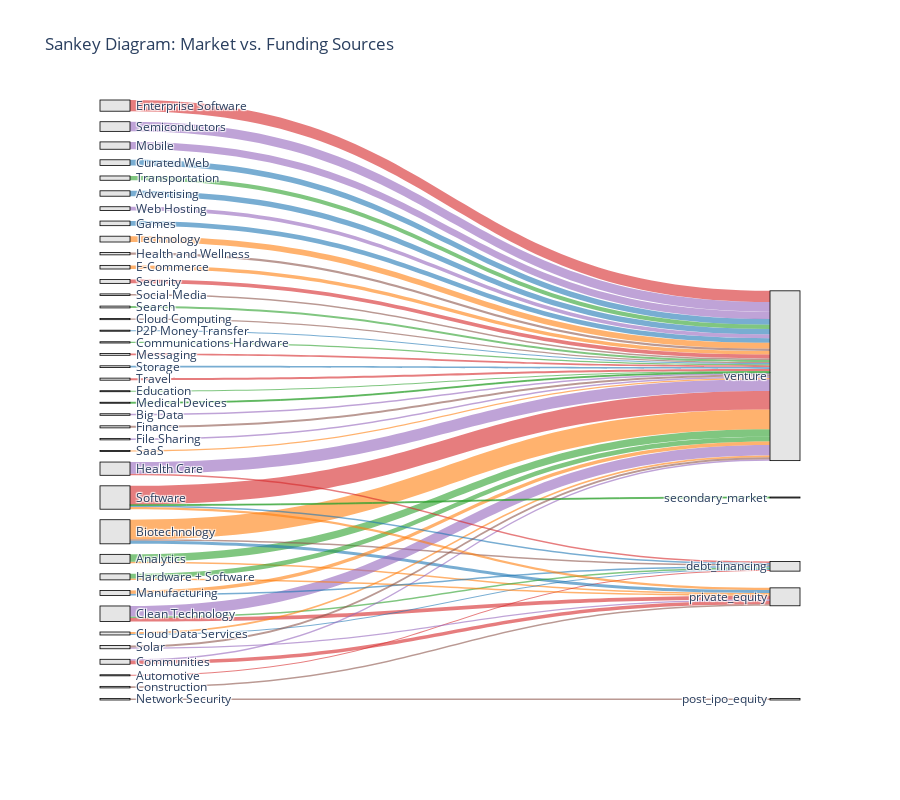

Source (notebook cell):
### Code cell
import pandas as pd
import plotly.graph_objects as go

# Load the dataset
file_path = "data.csv"
df = pd.read_csv(file_path, encoding="ISO-8859-1")

# Standardize column names
df.columns = df.columns.str.strip().str.lower().str.replace(" ", "_")

# Selecting relevant columns (Market and Funding Sources)
market_column = "market"
funding_sources = [
    "seed", "venture", "equity_crowdfunding", "undisclosed", "convertible_note",
    "debt_financing", "angel", "grant", "private_equity", "post_ipo_equity",
    "post_ipo_debt", "secondary_market", "product_crowdfunding"
]

# Melt dataset to create source-target pairs
df_melted = df.melt(id_vars=[market_column], value_vars=funding_sources, var_name="Funding Source", value_name="Amount")
df_melted = df_melted.dropna().query("Amount > 0")  # Remove missing or zero funding rows

# Group and sum funding amounts
df_sankey = df_melted.groupby([market_column, "Funding Source"]).sum().reset_index()

# Remove small funding connections (set threshold to 5% of max funding to declutter)
threshold = df_sankey["Amount"].max() * 0.05  # Adjust this percentage if needed
df_sankey = df_sankey[df_sankey["Amount"] >= threshold]

# Create nodes list (unique Market and Funding Sources)
nodes = list(set(df_sankey[market_column].unique()).union(set(df_sankey["Funding Source"].unique())))
node_mapping = {node: i for i, node in enumerate(nodes)}

# Map source and target to node indices
df_sankey["source_id"] = df_sankey[market_column].map(node_mapping)
df_sankey["target_id"] = df_sankey["Funding Source"].map(node_mapping)

# Generate colors dynamically for better differentiation
colors = [
    "rgba(31, 119, 180, 0.6)", "rgba(255, 127, 14, 0.6)", "rgba(44, 160, 44, 0.6)",
    "rgba(214, 39, 40, 0.6)", "rgba(148, 103, 189, 0.6)", "rgba(140, 86, 75, 0.6)"
]
link_colors = [colors[i % len(colors)] for i in range(len(df_sankey))]

# Create Sankey diagram with improved readability
fig = go.Figure(go.Sankey(
    node=dict(
        pad=30,  # Increased padding for better separation
        thickness=30,  # Increased thickness for better visibility
        line=dict(color="black", width=0.8),
        label=nodes,
        color="rgba(0, 0, 0, 0.1)"  # Lighter color for nodes to improve contrast
    ),
    link=dict(
        source=df_sankey["source_id"],
        target=df_sankey["target_id"],
        value=df_sankey["Amount"],
        color=link_colors  # Apply dynamic colors for better distinction
    )
))

fig.update_layout(
    title_text="Sankey Diagram: Market vs. Funding Sources",
    font_size=12,
    margin=dict(t=100, b=100, l=100, r=100),  # Adjusted margins to give more space
    height=800  # Increased height to prevent overlap of nodes and links
)

fig.show()

#funding rounds

### Figure 1 — Plotly figure (JSON) as saved in the notebook; plotly's stock layout.template omitted (floating-point values rounded to 4 significant figures)
{"data": [{"link": {"color": ["rgba(31, 119, 180, 0.6)", "rgba(255, 127, 14, 0.6)", "rgba(44, 160, 44, 0.6)", "rgba(214, 39, 40, 0.6)", "rgba(148, 103, 189, 0.6)", "rgba(140, 86, 75, 0.6)", "rgba(31, 119, 180, 0.6)", "rgba(255, 127, 14, 0.6)", "rgba(44, 160, 44, 0.6)", "rgba(214, 39, 40, 0.6)", "rgba(148, 103, 189, 0.6)", "rgba(140, 86, 75, 0.6)", "rgba(31, 119, 180, 0.6)", "rgba(255, 127, 14, 0.6)", "rgba(44, 160, 44, 0.6)", "rgba(214, 39, 40, 0.6)", "rgba(148, 103, 189, 0.6)", "rgba(140, 86, 75, 0.6)", "rgba(31, 119, 180, 0.6)", "rgba(255, 127, 14, 0.6)", "rgba(44, 160, 44, 0.6)", "rgba(214, 39, 40, 0.6)", "rgba(148, 103, 189, 0.6)", "rgba(140, 86, 75, 0.6)", "rgba(31, 119, 180, 0.6)", "rgba(255, 127, 14, 0.6)", "rgba(44, 160, 44, 0.6)", "rgba(214, 39, 40, 0.6)", "rgba(148, 103, 189, 0.6)", "rgba(140, 86, 75, 0.6)", "rgba(31, 119, 180, 0.6)", "rgba(255, 127, 14, 0.6)", "rgba(44, 160, 44, 0.6)", "rgba(214, 39, 40, 0.6)", "rgba(148, 103, 189, 0.6)", "rgba(140, 86, 75, 0.6)", "rgba(31, 119, 180, 0.6)", "rgba(255, 127, 14, 0.6)", "rgba(44, 160, 44, 0.6)", "rgba(214, 39, 40, 0.6)", "rgba(148, 103, 189, 0.6)", "rgba(140, 86, 75, 0.6)", "rgba(31, 119, 180, 0.6)", "rgba(255, 127, 14, 0.6)", "rgba(44, 160, 44, 0.6)", "rgba(214, 39, 40, 0.6)", "rgba(148, 103, 189, 0.6)", "rgba(140, 86, 75, 0.6)", "rgba(31, 119, 180, 0.6)", "rgba(255, 127, 14, 0.6)", "rgba(44, 160, 44, 0.6)", "rgba(214, 39, 40, 0.6)", "rgba(148, 103, 189, 0.6)"], "source": [30, 35, 35, 39, 34, 10, 10, 10, 8, 8, 8, 11, 22, 22, 15, 1, 1, 19, 25, 32, 16, 27, 38, 41, 28, 24, 24, 42, 42, 3, 21, 21, 29, 20, 31, 9, 13, 40, 17, 36, 6, 0, 18, 18, 18, 18, 2, 2, 23, 37, 7, 33, 12], "target": [5, 43, 5, 4, 5, 4, 43, 5, 4, 43, 5, 5, 4, 5, 5, 43, 5, 43, 5, 5, 5, 5, 5, 5, 5, 43, 5, 4, 5, 5, 4, 5, 5, 5, 5, 26, 5, 5, 5, 5, 5, 5, 4, 43, 14, 5, 43, 5, 5, 5, 5, 5, 5], "value": [2547200657, 711764042, 3500317819, 505000000, 715029562, 661531962, 1440110043, 9239248812, 701226264, 1660463814, 4931025663, 575768371, 500000000, 894399997, 584186213, 1710000000, 617200000, 720040000, 2668594773, 1708083398, 473803399, 5271325760, 696337540, 965737028, 2171865532, 591735826, 2253488934, 718535022, 5518995371, 1089232782, 761876804, 1613931631, 469143148, 827099160, 3459498140, 739265776, 490500000, 523585178, 857542661, 1805761952, 4537757667, 784273855, 716868784, 1017809397, 463750000, 8801841565, 585640000, 959420000, 843837046, 2735334738, 2022005900, 969214224, 1784625289]}, "node": {"color": "rgba(0, 0, 0, 0.1)", "label": [" Social Media ", " Communities ", " Solar ", " Health and Wellness ", "debt_financing", "venture", " Semiconductors ", " Transportation ", " Clean Technology ", " Network Security ", " Biotechnology ", " Cloud Computing ", " Web Hosting ", " P2P Money Transfer ", "secondary_market", " Communications Hardware ", " Education ", " Search ", " Software ", " Construction ", " Messaging ", " Manufacturing ", " Cloud Data Services ", " Storage ", " Hardware + Software ", " Curated Web ", "post_ipo_equity", " Enterprise Software ", " Games ", " Medical Devices ", " Advertising ", " Mobile ", " E-Commerce ", " Travel ", " Big Data ", " Analytics ", " Security ", " Technology ", " File Sharing ", " Automotive ", " SaaS ", " Finance ", " Health Care ", "private_equity"], "line": {"color": "black", "width": 0.8}, "pad": 30, "thickness": 30}, "type": "sankey"}], "layout": {"font": {"size": 12}, "height": 800, "margin": {"b": 100, "l": 100, "r": 100, "t": 100}, "title": {"text": "Sankey Diagram: Market vs. Funding Sources"}}}
